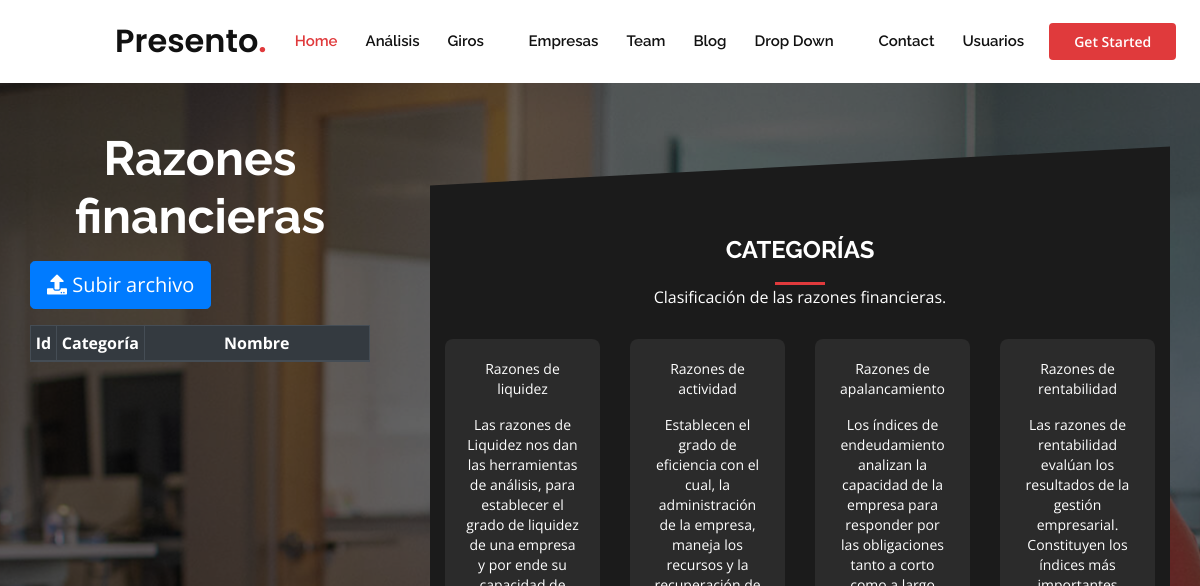
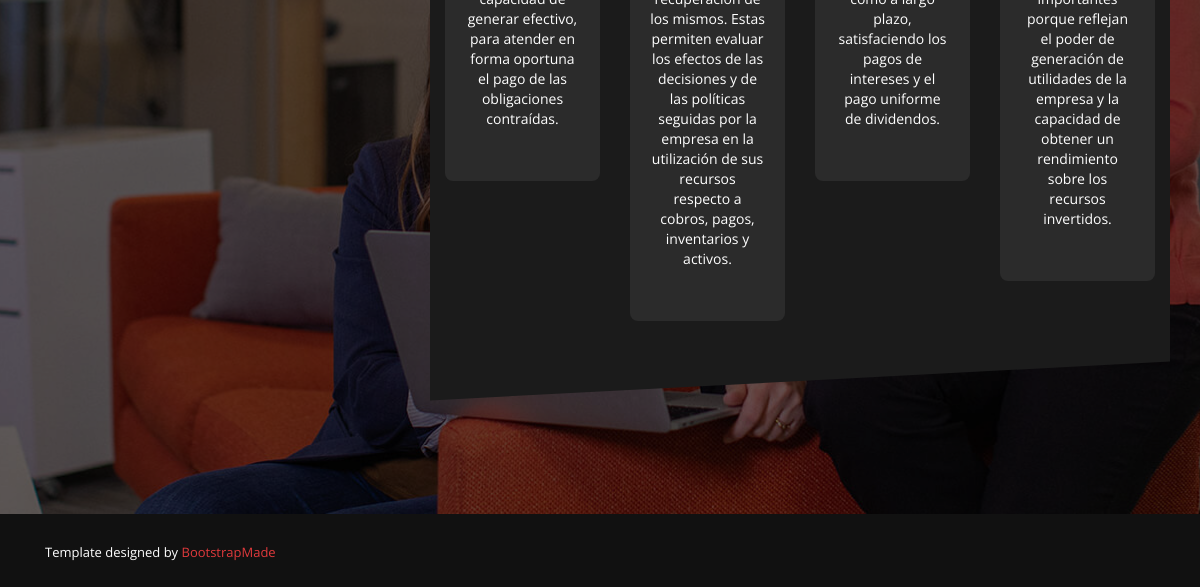
/Analisis/Ratios, run on an earlier commit of the app's database (2 pictures, top to bottom).
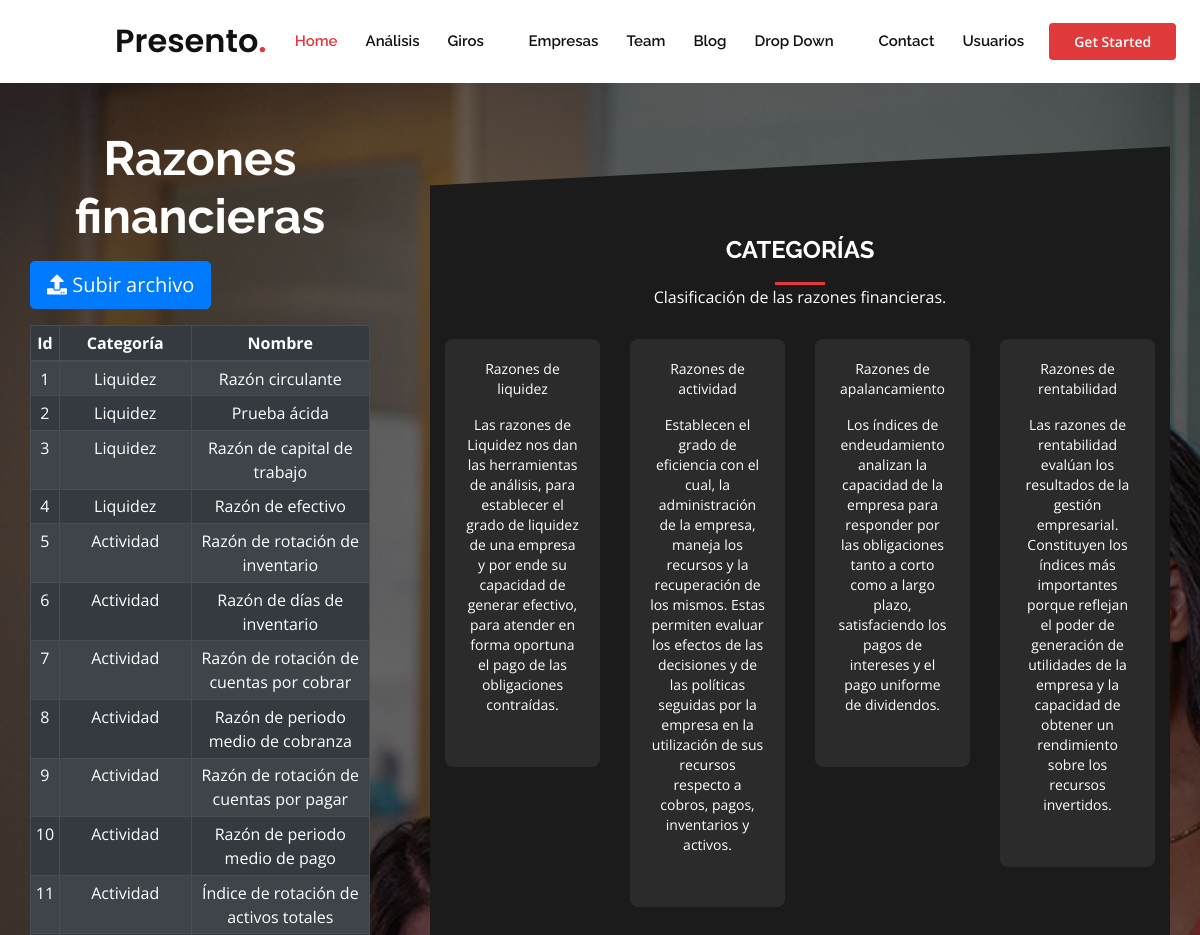
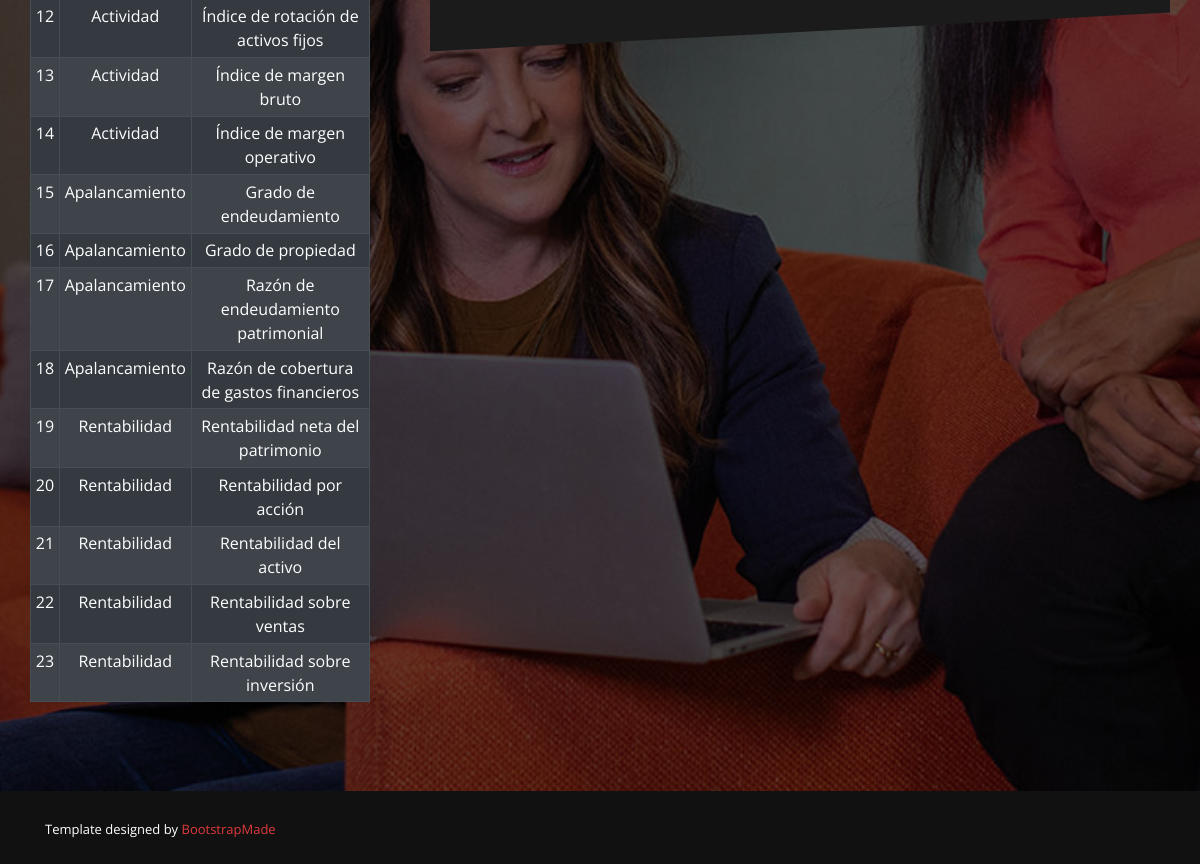
And on a later commit of the database (2 pictures, top to bottom).
### Analisis/models.py (models this page shows, shortened)
class Ratios(models.Model):
    idRatio = models.PositiveIntegerField(primary_key=True)
    categoria = models.CharField(max_length=50)
    nomRatio = models.CharField(max_length=50)

### Analisis/views.py (the view)
# urls.py: path('Ratios', MostrarRatios.as_view(), name = 'ListaRatios'),
class MostrarRatios(ListView):
    model = Ratios
    template_name = 'Analisis/Ratios.html'

### templates/Analisis/Ratios.html (shortened to what the changed rows need)
{% extends 'Base/base.html' %}
{% block content %}
<div class="scrolling-box">
<div class="container-fluid">
  <div class="row align-items-start">
    <div class="col-sm" align="center">
      <div class="row" align="center">
        <div class="col-lg-4 col-md col-sm col-xs mt-5">
          <strong><h1>Razones financieras</h1></strong>
          <div class="row container col-sm text-center" width="50%">
            <table class="table table-striped table-sm table-bordered table-dark mt-3">
              <col style="width:2%"/>
              <col style="width:8%"/>
              <col style="width:90%"/>
              <thead class="table-dark">
                <tr>
                  <th scope="col" align="center">Id</th>
                  <th scope="col">Categoría</th>
                  <th scope="col" >Nombre</th>
                </tr>
              </thead>
              <tbody>
                {% for row in object_list%}
                <tr>
                  <td>{{ row.idRatio}}</td>
                  <td>{{ row.categoria}}</td>
                  <td>{{ row.nomRatio}}</td>
                </tr>
                {% endfor %}
              </tbody>
            </table>
          </div>
        </div>
        <div class="col-lg-8 col-md col-sm col-xs mt-4">
          <div class="row container col-sm">
            <section id="pricing" class="pricing section-bg">
              <div class="container" data-aos="fade-up">
                <div class="section-title">
                  <h2>Categorías</h2>
                </div>
              </div>
            </section>
          </div>
        </div>
      </div>
    </div>
  </div>
</div>
</div>
{% endblock %}

What changed in the data, as far as the page shows it:
added Ratios: idRatio "1", categoria "Liquidez", nomRatio "Razón circulante"
added Ratios: idRatio "2", categoria "Liquidez", nomRatio "Prueba ácida"
added Ratios: idRatio "3", categoria "Liquidez", nomRatio "Razón de capital de trabajo"
added Ratios: idRatio "4", categoria "Liquidez", nomRatio "Razón de efectivo"
added Ratios: idRatio "5", categoria "Actividad", nomRatio "Razón de rotación de inventario"
added Ratios: idRatio "6", categoria "Actividad", nomRatio "Razón de días de inventario"
added Ratios: idRatio "7", categoria "Actividad", nomRatio "Razón de rotación de cuentas por cobrar"
added Ratios: idRatio "8", categoria "Actividad", nomRatio "Razón de periodo medio de cobranza"
added Ratios: idRatio "9", categoria "Actividad", nomRatio "Razón de rotación de cuentas por pagar"
added Ratios: idRatio "10", categoria "Actividad", nomRatio "Razón de periodo medio de pago"
added Ratios: idRatio "11", categoria "Actividad", nomRatio "Índice de rotación de activos totales"
added Ratios: idRatio "12", categoria "Actividad", nomRatio "Índice de rotación de activos fijos"
added Ratios: idRatio "13", categoria "Actividad", nomRatio "Índice de margen bruto"
added Ratios: idRatio "14", categoria "Actividad", nomRatio "Índice de margen operativo"
added Ratios: idRatio "15", categoria "Apalancamiento", nomRatio "Grado de endeudamiento"
added Ratios: idRatio "16", categoria "Apalancamiento", nomRatio "Grado de propiedad"
added Ratios: idRatio "17", categoria "Apalancamiento", nomRatio "Razón de endeudamiento patrimonial"
added Ratios: idRatio "18", categoria "Apalancamiento", nomRatio "Razón de cobertura de gastos financieros"
added Ratios: idRatio "19", categoria "Rentabilidad", nomRatio "Rentabilidad neta del patrimonio"
added Ratios: idRatio "20", categoria "Rentabilidad", nomRatio "Rentabilidad por acción"
added Ratios: idRatio "21", categoria "Rentabilidad", nomRatio "Rentabilidad del activo"
added Ratios: idRatio "22", categoria "Rentabilidad", nomRatio "Rentabilidad sobre ventas"
added Ratios: idRatio "23", categoria "Rentabilidad", nomRatio "Rentabilidad sobre inversión"
